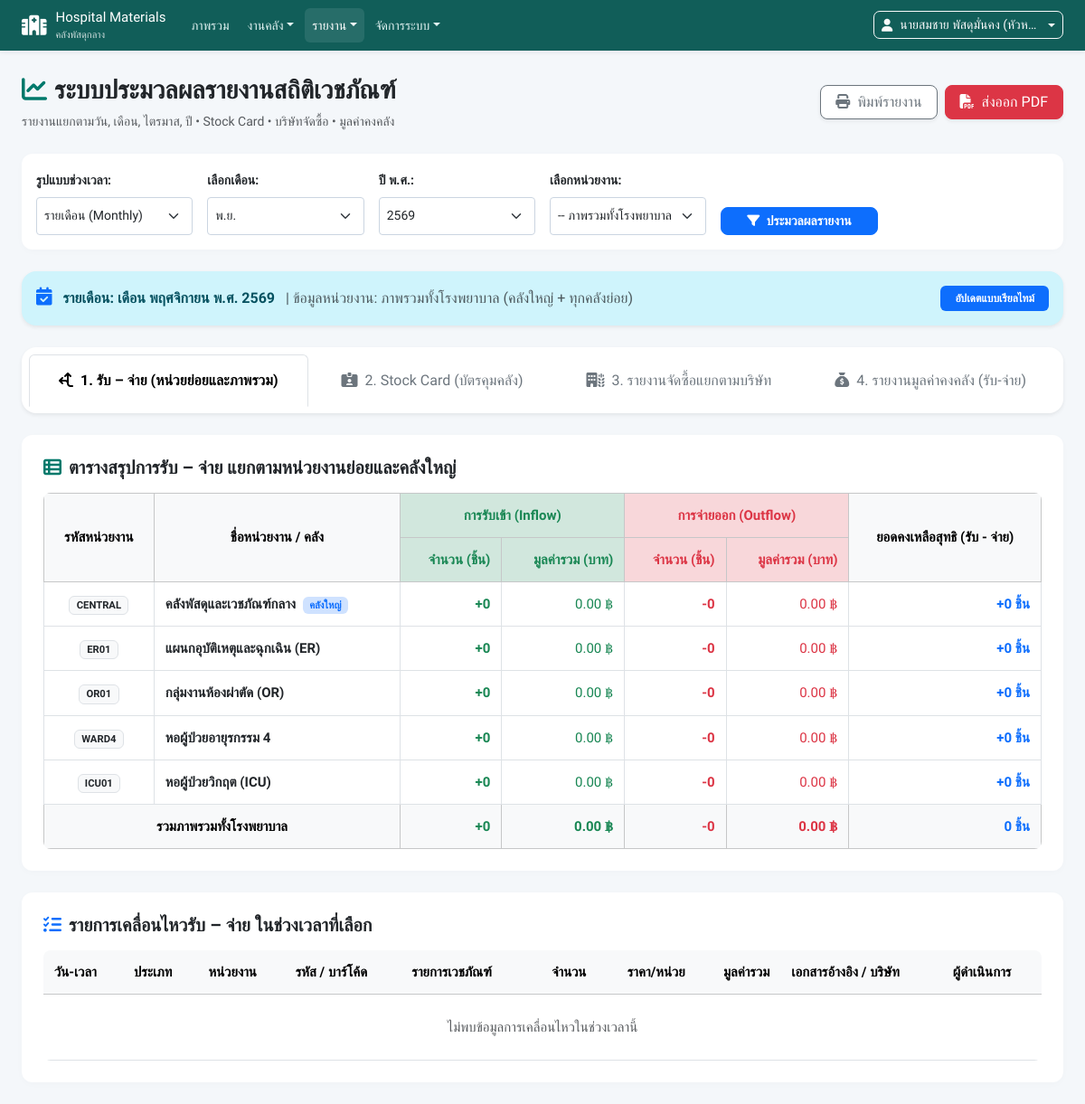
The app's page /admin/reports.php (signed in), older data.
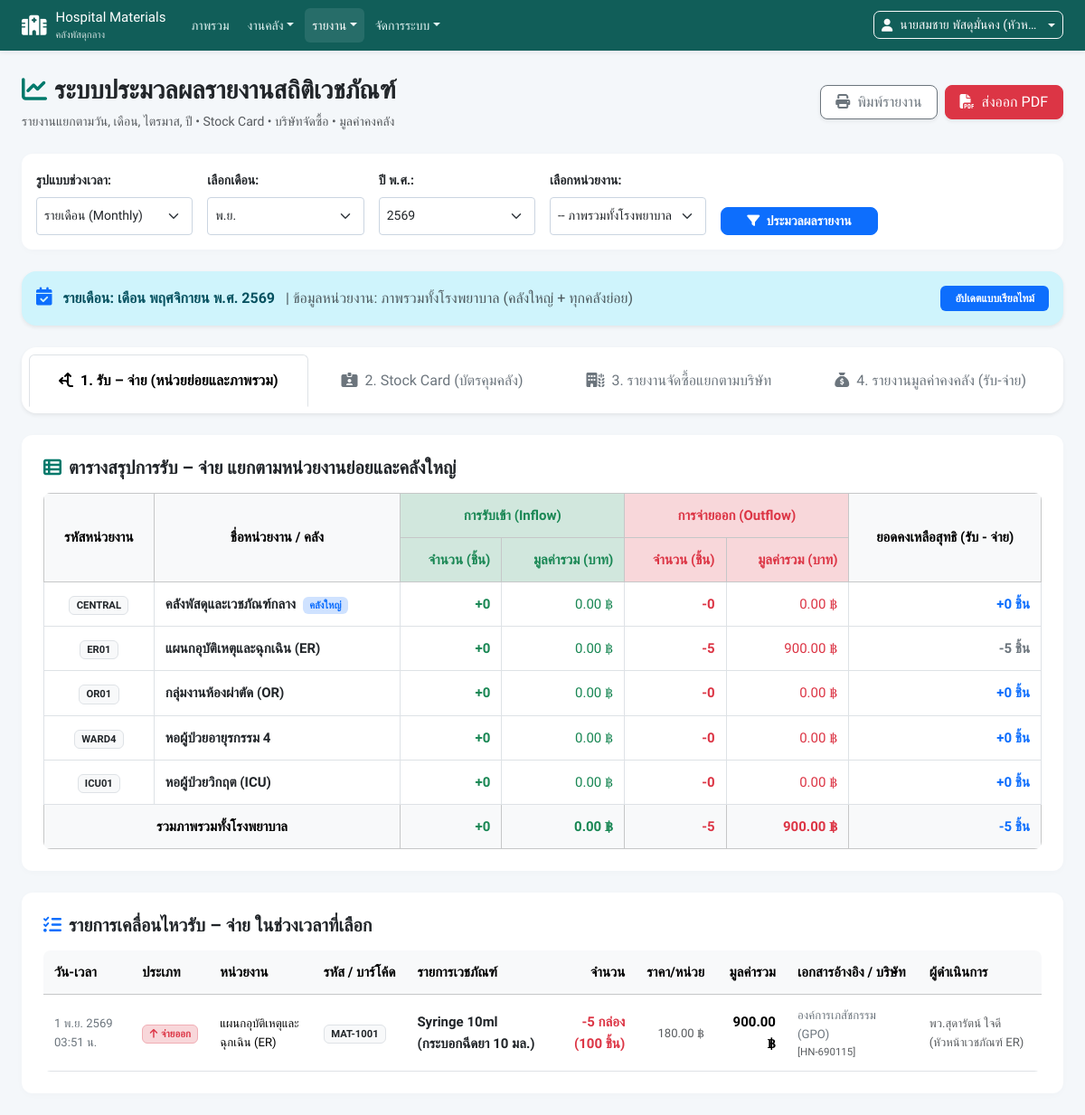
The same page, newer data.
### tables this page shows
CREATE TABLE `units` (
    `unit_id` INT AUTO_INCREMENT PRIMARY KEY,
    `unit_code` VARCHAR(50) NOT NULL UNIQUE,
    `unit_name` VARCHAR(150) NOT NULL,
    `phone` VARCHAR(50) DEFAULT NULL,
    `location` VARCHAR(150) DEFAULT NULL,
    `created_at` TIMESTAMP DEFAULT CURRENT_TIMESTAMP
);

CREATE TABLE `stock_movements` (
    `movement_id` INT AUTO_INCREMENT PRIMARY KEY,
    `material_id` INT NOT NULL,
    `unit_id` INT NOT NULL,
    `movement_type` ENUM('in', 'out') NOT NULL,
    `quantity` INT NOT NULL,
    `unit_price` DECIMAL(10,2) NOT NULL DEFAULT 0.00,
    `total_price` DECIMAL(12,2) NOT NULL DEFAULT 0.00,
    `balance_after` INT NULL,
    `supplier` VARCHAR(150) NULL,
    `reference_type` VARCHAR(50) NOT NULL,  
    `reference_id` VARCHAR(50) NULL,
    `description` TEXT NULL,
    `performed_by` INT NULL,
    `created_at` TIMESTAMP DEFAULT CURRENT_TIMESTAMP,
    FOREIGN KEY (`material_id`) REFERENCES `materials`(`material_id`) ON DELETE CASCADE,
    FOREIGN KEY (`unit_id`) REFERENCES `units`(`unit_id`) ON DELETE CASCADE,
    FOREIGN KEY (`performed_by`) REFERENCES `users`(`user_id`)
);

CREATE TABLE `materials` (
    `material_id` INT AUTO_INCREMENT PRIMARY KEY,
    `material_code` VARCHAR(100) NOT NULL UNIQUE,
    `barcode` VARCHAR(100) NULL,
    `material_name` VARCHAR(200) NOT NULL,
    `category` VARCHAR(100) DEFAULT 'เวชภัณฑ์สิ้นเปลือง',
    `unit_unit` VARCHAR(50) NOT NULL DEFAULT 'ชิ้น',
    `unit_price` DECIMAL(10,2) NOT NULL DEFAULT 0.00,
    `supplier` VARCHAR(150) NULL DEFAULT 'องค์การเภสัชกรรม (GPO)',
    `lot_no` VARCHAR(100) NULL,
    `exp_date` DATE NULL,
    `min_stock` INT DEFAULT 10,
    `description` TEXT NULL,
    `created_at` TIMESTAMP DEFAULT CURRENT_TIMESTAMP
);

CREATE TABLE `users` (
    `user_id` INT AUTO_INCREMENT PRIMARY KEY,
    `username` VARCHAR(100) NOT NULL UNIQUE,
    `password` VARCHAR(255) NOT NULL,
    `full_name` VARCHAR(150) NOT NULL,
    `role` ENUM('super_admin', 'unit_admin') NOT NULL,
    `unit_id` INT NULL,
    `remember_token` VARCHAR(255) NULL,
    `created_at` TIMESTAMP DEFAULT CURRENT_TIMESTAMP,
    FOREIGN KEY (`unit_id`) REFERENCES `units`(`unit_id`) ON DELETE SET NULL
);

### config.php (called while the page is built, shortened)
<?php
function h($string) {
    return htmlspecialchars($string ?? '', ENT_QUOTES, 'UTF-8');
}
function thaiDate($datetime, $showTime = true) {
    $timestamp = strtotime($datetime);
    $thai_months = [
        1 => 'ม.ค.', 2 => 'ก.พ.', 3 => 'มี.ค.', 4 => 'เม.ย.', 5 => 'พ.ค.', 6 => 'มิ.ย.',
        7 => 'ก.ค.', 8 => 'ส.ค.', 9 => 'ก.ย.', 10 => 'ต.ค.', 11 => 'พ.ย.', 12 => 'ธ.ค.'
    ];
    $year = date('Y', $timestamp) + 543;
    $month = $thai_months[(int)date('n', $timestamp)];
    $day = date('j', $timestamp);
    if ($showTime) {
        return "$day $month $year " . date('H:i', $timestamp) . " น.";
    }
    return "$day $month $year";
}
    ?>

### admin/reports.php (the view, shortened to what the rows shown need)
<?php
require_once __DIR__ . '/../config.php';
$period_type = $_GET['period_type'] ?? 'monthly';
$active_tab = $_GET['tab'] ?? 'receive_dispense';
$today = date('Y-m-d');
$current_year = (int)date('Y');
$current_month = (int)date('m');
$start_date = '';
$end_date   = '';
if ($period_type === 'daily') {
    $date_val = !empty($_GET['daily_date']) ? $_GET['daily_date'] : $today;
    $start_date = $date_val . ' 00:00:00';
    $end_date   = $date_val . ' 23:59:59';
    $period_label = "รายวัน: " . thaiDate($date_val, false);
} elseif ($period_type === 'monthly') {
    $m = !empty($_GET['month']) ? (int)$_GET['month'] : $current_month;
    $y = !empty($_GET['year']) ? (int)$_GET['year'] : $current_year;
    $start_date = sprintf('%04d-%02d-01 00:00:00', $y, $m);
    $last_day = date('t', strtotime(sprintf('%04d-%02d-01', $y, $m)));
    $end_date   = sprintf('%04d-%02d-%02d 23:59:59', $y, $m, $last_day);
} elseif ($period_type === 'yearly') {
    $y = !empty($_GET['year']) ? (int)$_GET['year'] : $current_year;
    $start_date = sprintf('%04d-01-01 00:00:00', $y);
    $end_date   = sprintf('%04d-12-31 23:59:59', $y);
    $period_label = "รายปี: ประจำปี พ.ศ. " . ($y + 543);
}
$unit_summary_sql = "
    SELECT u.unit_id, u.unit_code, u.unit_name,
           SUM(CASE WHEN sm.movement_type = 'in' THEN sm.quantity ELSE 0 END) AS total_in_qty,
           SUM(CASE WHEN sm.movement_type = 'in' THEN sm.total_price ELSE 0 END) AS total_in_val,
           SUM(CASE WHEN sm.movement_type = 'out' THEN sm.quantity ELSE 0 END) AS total_out_qty,
           SUM(CASE WHEN sm.movement_type = 'out' THEN sm.total_price ELSE 0 END) AS total_out_val
    FROM units u
    LEFT JOIN stock_movements sm ON u.unit_id = sm.unit_id AND sm.created_at >= ? AND sm.created_at <= ?
    GROUP BY u.unit_id
    ORDER BY u.unit_id ASC
";
$unit_summary_stmt = $pdo->prepare($unit_summary_sql);
$unit_summary_stmt->execute([$start_date, $end_date]);
$unit_summaries = $unit_summary_stmt->fetchAll();
$movements_filter_sql = "
    SELECT sm.*, m.material_code, m.material_name, m.unit_unit, u.unit_name, u.unit_code, usr.full_name AS performed_by_name
    FROM stock_movements sm
    JOIN materials m ON sm.material_id = m.material_id
    JOIN units u ON sm.unit_id = u.unit_id
    LEFT JOIN users usr ON sm.performed_by = usr.user_id
    WHERE sm.created_at >= ? AND sm.created_at <= ?
";
$params_mov = [$start_date, $end_date];
$movements_filter_sql .= " ORDER BY sm.movement_id DESC LIMIT 100";
$mov_stmt = $pdo->prepare($movements_filter_sql);
$mov_stmt->execute($params_mov);
$filtered_movements = $mov_stmt->fetchAll();
?>
<!DOCTYPE html>
<html lang="th">
<head>
    <link href="https://cdn.jsdelivr.net/npm/bootstrap@5.3.2/dist/css/bootstrap.min.css" rel="stylesheet">
    <link href="https://cdnjs.cloudflare.com/ajax/libs/font-awesome/6.5.1/css/all.min.css" rel="stylesheet">
<link rel="stylesheet" href="<?= BASE_URL ?>/assets/app.css?v=20261102">
</head>
<body>
<div class="container-fluid py-4 px-lg-4">
    <div class="tab-content">
        <div class="tab-pane fade <?= $active_tab === 'receive_dispense' ? 'show active' : '' ?>" id="tab-rd">
            <div class="card card-report p-4 mb-4">
                <div class="table-responsive">
                    <table class="table table-bordered table-hover align-middle mb-0">
                        <thead class="table-light text-center">
                            <tr>
                                <th rowspan="2" class="align-middle">รหัสหน่วยงาน</th>
                                <th rowspan="2" class="align-middle">ชื่อหน่วยงาน / คลัง</th>
                                <th colspan="2" class="bg-success-subtle text-success">การรับเข้า (Inflow)</th>
                                <th colspan="2" class="bg-danger-subtle text-danger">การจ่ายออก (Outflow)</th>
                                <th rowspan="2" class="align-middle">ยอดคงเหลือสุทธิ (รับ - จ่าย)</th>
                            </tr>
                            <tr>
                                <th class="bg-success-subtle text-success text-end">จำนวน (ชิ้น)</th>
                                <th class="bg-success-subtle text-success text-end">มูลค่ารวม (บาท)</th>
                                <th class="bg-danger-subtle text-danger text-end">จำนวน (ชิ้น)</th>
                                <th class="bg-danger-subtle text-danger text-end">มูลค่ารวม (บาท)</th>
                            </tr>
                        </thead>
                        <tbody>
                            <?php
                            foreach ($unit_summaries as $us):
                                $net_q = (int)$us['total_in_qty'] - (int)$us['total_out_qty'];
                            ?>
                                <tr>
                                    <td class="text-center"><span class="badge bg-light text-dark border"><?= h($us['unit_code']) ?></span></td>
                                    <td class="fw-semibold text-dark">
                                        <?= h($us['unit_name']) ?>
                                        <?= $us['unit_id'] == 1 ? '<span class="badge bg-primary-subtle text-primary ms-1">คลังใหญ่</span>' : '' ?>
                                    </td>
                                    <td class="text-end fw-bold text-success">+<?= number_format($us['total_in_qty']) ?></td>
                                    <td class="text-end text-success"><?= number_format($us['total_in_val'], 2) ?> ฿</td>
                                    <td class="text-end fw-bold text-danger">-<?= number_format($us['total_out_qty']) ?></td>
                                    <td class="text-end text-danger"><?= number_format($us['total_out_val'], 2) ?> ฿</td>
                                    <td class="text-end fw-bold <?= $net_q >= 0 ? 'text-primary' : 'text-secondary' ?>">
                                        <?= ($net_q >= 0 ? '+' : '') . number_format($net_q) ?> ชิ้น
                                    </td>
                                </tr>
                            <?php endforeach; ?>
                        </tbody>
                    </table>
                </div>
            </div>
            <div class="card card-report p-4">
                <div class="table-responsive">
                    <table class="table table-hover align-middle mb-0">
                        <thead class="table-light">
                            <tr>
                                <th>วัน-เวลา</th>
                                <th>ประเภท</th>
                                <th>หน่วยงาน</th>
                                <th>รหัส / บาร์โค้ด</th>
                                <th>รายการเวชภัณฑ์</th>
                                <th class="text-end">จำนวน</th>
                                <th class="text-end">ราคา/หน่วย</th>
                                <th class="text-end">มูลค่ารวม</th>
                                <th>เอกสารอ้างอิง / บริษัท</th>
                                <th>ผู้ดำเนินการ</th>
                            </tr>
                        </thead>
                        <tbody>
                            <?php if (empty($filtered_movements)): ?>
                                <tr>
                                    <td colspan="10" class="text-center py-4 text-muted">ไม่พบข้อมูลการเคลื่อนไหวในช่วงเวลานี้</td>
                                </tr>
                            <?php else: ?>
                                <?php foreach ($filtered_movements as $fm): ?>
                                    <tr>
                                        <td class="small text-secondary"><?= thaiDate($fm['created_at'], true) ?></td>
                                        <td>
                                            <?php if ($fm['movement_type'] === 'in'): ?>
                                                <span class="badge bg-success-subtle text-success border border-success-subtle">
                                                    <i class="fa-solid fa-arrow-down me-1"></i>รับเข้า
                                                </span>
                                            <?php else: ?>
                                                <span class="badge bg-danger-subtle text-danger border border-danger-subtle">
                                                    <i class="fa-solid fa-arrow-up me-1"></i>จ่ายออก
                                                </span>
                                            <?php endif; ?>
                                        </td>
                                        <td class="small"><?= h($fm['unit_name']) ?></td>
                                        <td><span class="badge bg-light text-dark border"><?= h($fm['material_code']) ?></span></td>
                                        <td class="fw-semibold text-dark"><?= h($fm['material_name']) ?></td>
                                        <td class="text-end fw-bold <?= $fm['movement_type'] === 'in' ? 'text-success' : 'text-danger' ?>">
                                            <?= $fm['movement_type'] === 'in' ? '+' : '-' ?><?= number_format($fm['quantity']) ?> <?= h($fm['unit_unit']) ?>
                                        </td>
                                        <td class="text-end small text-muted"><?= number_format($fm['unit_price'], 2) ?> ฿</td>
                                        <td class="text-end fw-bold"><?= number_format($fm['total_price'], 2) ?> ฿</td>
                                        <td class="small text-secondary">
                                            <?= h($fm['supplier'] ?: $fm['description']) ?>
                                            <?php if (!empty($fm['reference_id'])): ?>
                                                <small class="d-block text-muted">[<?= h($fm['reference_id']) ?>]</small>
                                            <?php endif; ?>
                                        </td>
                                        <td class="small text-muted"><?= h($fm['performed_by_name'] ?? 'ระบบ') ?></td>
                                    </tr>
                                <?php endforeach; ?>
                            <?php endif; ?>
                        </tbody>
                    </table>
                </div>
            </div>
        </div>
    </div>
</div>
</body>
</html>

Row changes from the older to the newer data that the page shows:
shown differently, row unchanged: units "แผนกอุบัติเหตุและฉุกเฉิน (ER)": total_out_qty "0" → "5"; total_out_val "0.00" → "900.00"; net_q "0" → "-5"; no longer shows "+"
added stock_movements: created_at "1 พ.ย. 2569 03:51 น.", movement_type "out" (drawn), unit.unit_name "แผนกอุบัติเหตุและฉุกเฉิน (ER)", material.material_code "MAT-1001", material.material_name "Syringe 10ml (กระบอกฉีดยา 10 มล.)", quantity "5", material.unit_unit "กล่อง (100 ชิ้น)", unit_price "180.00", total_price "900.00", supplier "องค์การเภสัชกรรม (GPO)", reference "HN-690115", performed_by.full_name "พว.สุดารัตน์ ใจดี (หัวหน้าเวชภัณฑ์ ER)"
Text that changed along with them:
$tot_out_q: "0" → "5"
$tot_out_v: "0.00" → "900.00"
$tot_in_q - $tot_out_q: "0" → "-5"
text no longer shown: "ไม่พบข้อมูลการเคลื่อนไหวในช่วงเวลานี้"
